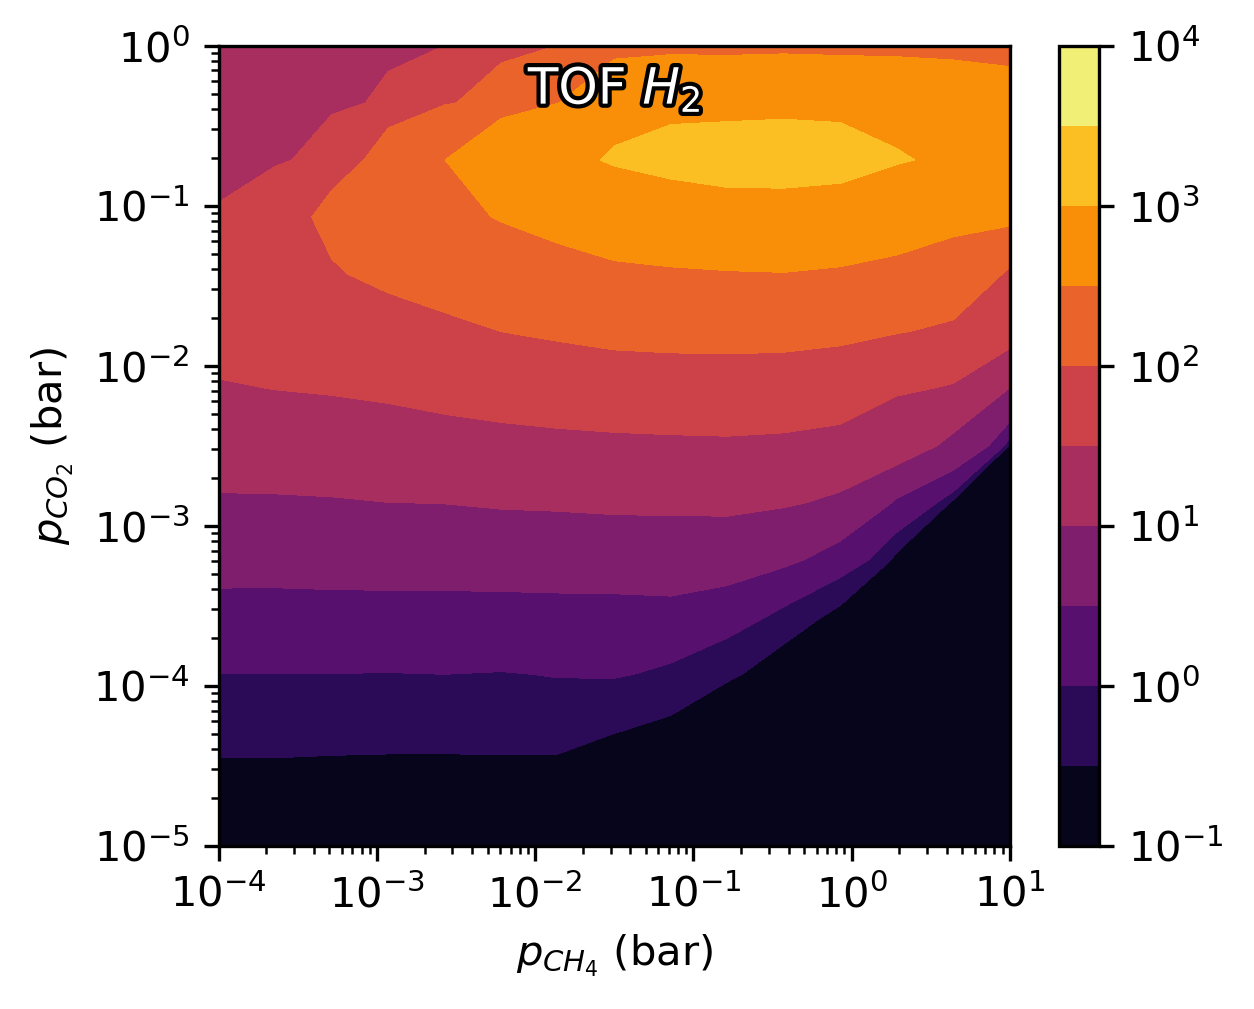

Python code for this plot:
import numpy as np
import matplotlib.pyplot as plt
from zacrostools.plot_functions import plot_heatmap

fig, axs = plt.subplots(1, figsize=(4.3, 3.5))

plot_heatmap(
    ax=axs,
    scan_path='simulation_results',
    x='pressure_CH4',
    y='pressure_CO2',
    z='tof',
    gas_spec='H2',
    min_molec=0,
    analysis_range=[50, 100],
    range_type='time',
    levels=np.logspace(-1, 4, num=11),
    auto_title=True,
    show_points=False,
    show_colorbar=True
)

plt.tight_layout()
plt.savefig('tof_heatmap.png', dpi=300, bbox_inches='tight', transparent=False)
plt.show()
